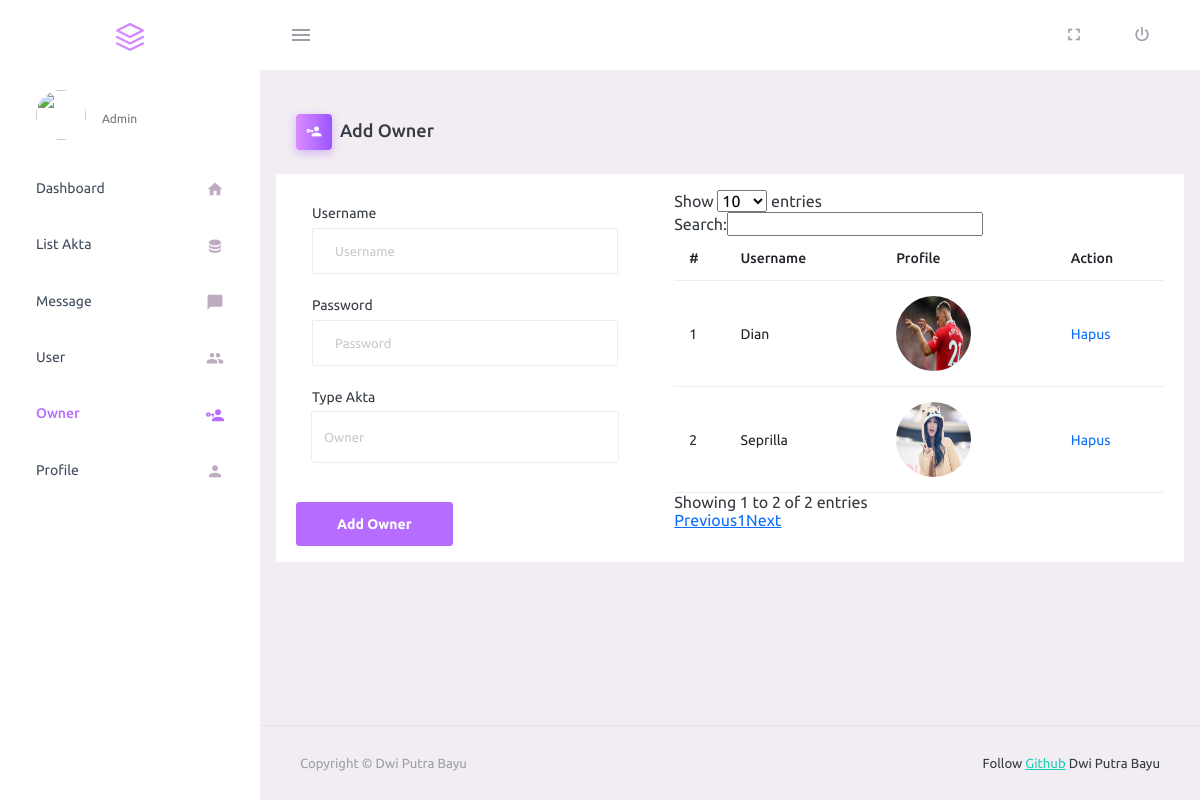
The page /owner/owner.php (signed in) on the database as committed earlier.
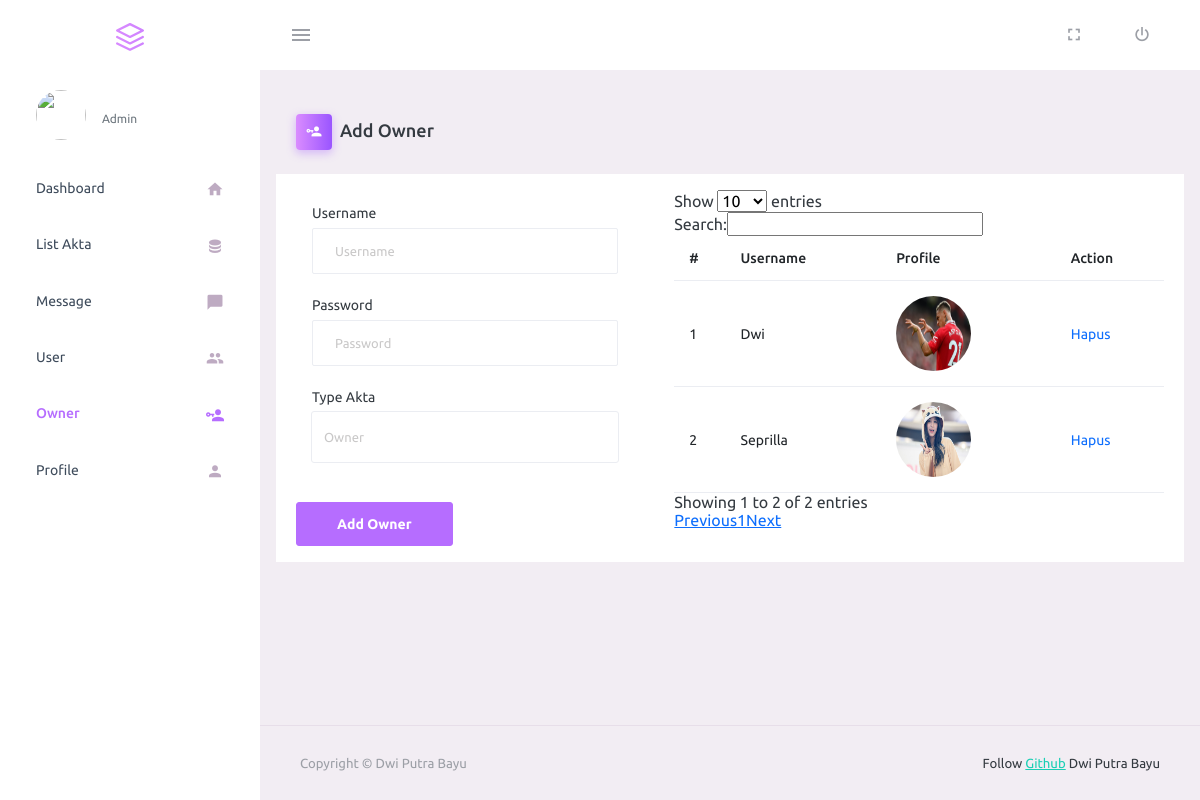
The same page on the database as committed later.
### tables this page shows
CREATE TABLE `owner` (
  `id` int(11) NOT NULL,
  `username` varchar(255) NOT NULL,
  `admin_profile` text NOT NULL,
  `password` varchar(255) NOT NULL,
  `role` varchar(255) NOT NULL
);

### owner/owner.php (the view, shortened to what this page needs)
<?php
require "function.php";
?>
<!DOCTYPE html>
<html lang="en">
<?php require "partials/head.php" ?>
<body>
    <div class="container-scroller">
        <?php require "partials/navbar.php" ?>
        <div class="container-fluid page-body-wrapper">
            <?php require "partials/sidebar.php" ?>
            <div class="main-panel">
                <div class="content-wrapper">
                    <div class="page-header">
                        <h3 class="page-title">
                            <span class="page-title-icon bg-gradient-primary text-white me-2">
                                <i class="mdi mdi-account-key"></i>
                            </span>Add Owner
                        </h3>
                    </div>
                    <div class="row d-flex justify-content-between bg-white">
                        <div class="col-md-5 py-3">
                            <form role="form" action="" method="POST">
                                <div class="card-body">
                                    <div class="form-group">
                                        <label>Username</label>
                                        <input type="text" class="form-control" name="username" placeholder="Username">
                                    </div>
                                    <div class="form-group">
                                        <label>Password</label>
                                        <input type="password" class="form-control" name="password"
                                            placeholder="Password">
                                    </div>
                                    <div class="form-group">
                                        <label for="TypeAkta">Type Akta</label>
                                        <select class="form-control" style="height: 50px;" id="TypeAkta" name="role">
                                            <option>Owner</option>
                                        </select>
                                    </div>
                                </div>
                                <button type="submit" name="submit" class="btn btn-primary">Add
                                    Owner</button>
                            </form>
                        </div>
                        <div class="col-md-7 py-3">
                            <table class="table table-hover" id="example">
                                <thead>
                                    <tr>
                                        <th scope="col">#</th>
                                        <th scope="col">Username</th>
                                        <th scope="col">Profile</th>
                                        <th scope="col">Action</th>
                                    </tr>
                                </thead>
                                <tbody>
                                    <?php
                                    $q = "SELECT * FROM owner";
                                    $r = mysqli_query($db,$q);
                                    $c = 1;
                                    while ($owner = mysqli_fetch_array($r)) {
                                    ?>
                                    <tr style="width: fit-content;">
                                        <td><?= $c ?></td>
                                        <td><?= $owner['username'] ?></td>
                                        <td><img style="height: 75px; width:75px;"
                                                src="assets/images/<?= $owner['admin_profile'] ?>">
                                        </td>
                                        <td>
                                            <a class="text-decoration-none" href="delete-owner.php?id=<?= $owner["id"]; ?>"
                                                onclick="return confirm('Are you sure?');">Hapus</a>
                                        </td>
                                    </tr>
                                    <?php
                                    $c++;
                                    }
                                    ?>
                                </tbody>
                            </table>
                        </div>
                    </div>
                </div>
                <?php require "partials/footer.php" ?>
            </div>
        </div>
    </div>
</body>
</html>

### owner/partials/head.php (shortened to what this page needs)
<head>
    <link href="https://cdn.jsdelivr.net/npm/bootstrap@5.2.3/dist/css/bootstrap.min.css" rel="stylesheet"
>
    <link rel="stylesheet" href="assets/vendors/mdi/css/materialdesignicons.min.css">
    <link rel="stylesheet" href="assets/vendors/css/vendor.bundle.base.css">
    <link rel="stylesheet" href="assets/css/style.css">
    <link rel="stylesheet" type="text/css" href="https://cdn.datatables.net/v/dt/dt-1.13.1/datatables.min.css" />
</head>

### owner/partials/navbar.php (shortened to what this page needs)
<nav class="navbar default-layout-navbar col-lg-12 col-12 p-0 fixed-top d-flex flex-row">
  <div class="text-center navbar-brand-wrapper d-flex align-items-center justify-content-center">
    <a class="navbar-brand brand-logo" href="index.php">
      <img src="assets/images/logo-mini.svg" alt="logo" />
    </a>
  </div>
  <div class="navbar-menu-wrapper d-flex align-items-stretch">
    <button class="navbar-toggler navbar-toggler align-self-center" type="button" data-toggle="minimize">
      <span class="mdi mdi-menu"></span>
    </button>
    <ul class="navbar-nav navbar-nav-right">
      <li class="nav-item nav-profile dropdown">
        <a class="nav-link" href="../owner/profile.php">
        </a>
      </li>
      <li class="nav-item d-none d-lg-block full-screen-link">
        <a class="nav-link">
          <i class="mdi mdi-fullscreen" id="fullscreen-button"></i>
        </a>
      </li>
      <li class="nav-item nav-logout d-none d-lg-block">
        <a class="nav-link" href="../owner/logout.php">
          <i class="mdi mdi-power"></i>
        </a>
      </li>
    </ul>
  </div>
</nav>

### owner/partials/sidebar.php (shortened to what this page needs)
<nav class="sidebar sidebar-offcanvas" id="sidebar">
  <ul class="nav">
    <li class="nav-item nav-profile">
      <a href="#" class="nav-link">
      <img src="assets/images/<?php echo $_SESSION['admin_profile'] ?>" class="rounded-circle" height="50"
            width="50">
        <div class="nav-profile-text d-flex flex-column">
          <span class="text-secondary text-small"><?php echo $_SESSION['role'] ?></span>
        </div>
      </a>
    </li>
    <li class="nav-item">
      <a class="nav-link" href="index.php">
        <span class="menu-title">Dashboard</span>
        <i class="mdi mdi-home menu-icon"></i>
      </a>
    </li>
    <li class="nav-item <?php if($page=='akta'){echo 'active';} ?>">
      <a class="nav-link" href="listakta.php">
        <span class="menu-title">List Akta</span>
        <i class="mdi mdi-database menu-icon"></i>
      </a>
    </li>
    <li class="nav-item">
      <a class="nav-link" href="message.php">
        <span class="menu-title">Message</span>
        <i class="mdi mdi-message menu-icon"></i>
      </a>
    </li>
    <li class="nav-item">
      <a class="nav-link" href="user.php">
        <span class="menu-title">User</span>
        <i class="mdi mdi-account-multiple menu-icon"></i>
      </a>
    </li>
    <li class="nav-item">
      <a class="nav-link" href="owner.php">
        <span class="menu-title">Owner</span>
        <i class="mdi mdi-account-key menu-icon"></i>
      </a>
    </li>
    <li class="nav-item">
      <a class="nav-link" href="profile.php">
        <span class="menu-title">Profile</span>
        <i class="mdi mdi-account menu-icon"></i>
      </a>
    </li>
  </ul>
</nav>

### owner/partials/footer.php (shortened to what this page needs)
<footer class="footer">
  <div class="container-fluid d-flex justify-content-between">
    <span class="text-muted d-block text-center text-sm-start d-sm-inline-block">Copyright © Dwi Putra Bayu</span>
    <span class="float-none float-sm-end mt-1 mt-sm-0 text-end"> Follow <a
        href="https://github.com/dpbayu" target="_blank">Github</a> Dwi Putra Bayu</span>
  </div>
</footer>

Rows that differ between the two databases and show on the page:
changed owner: username "Dian" → "Dwi"
